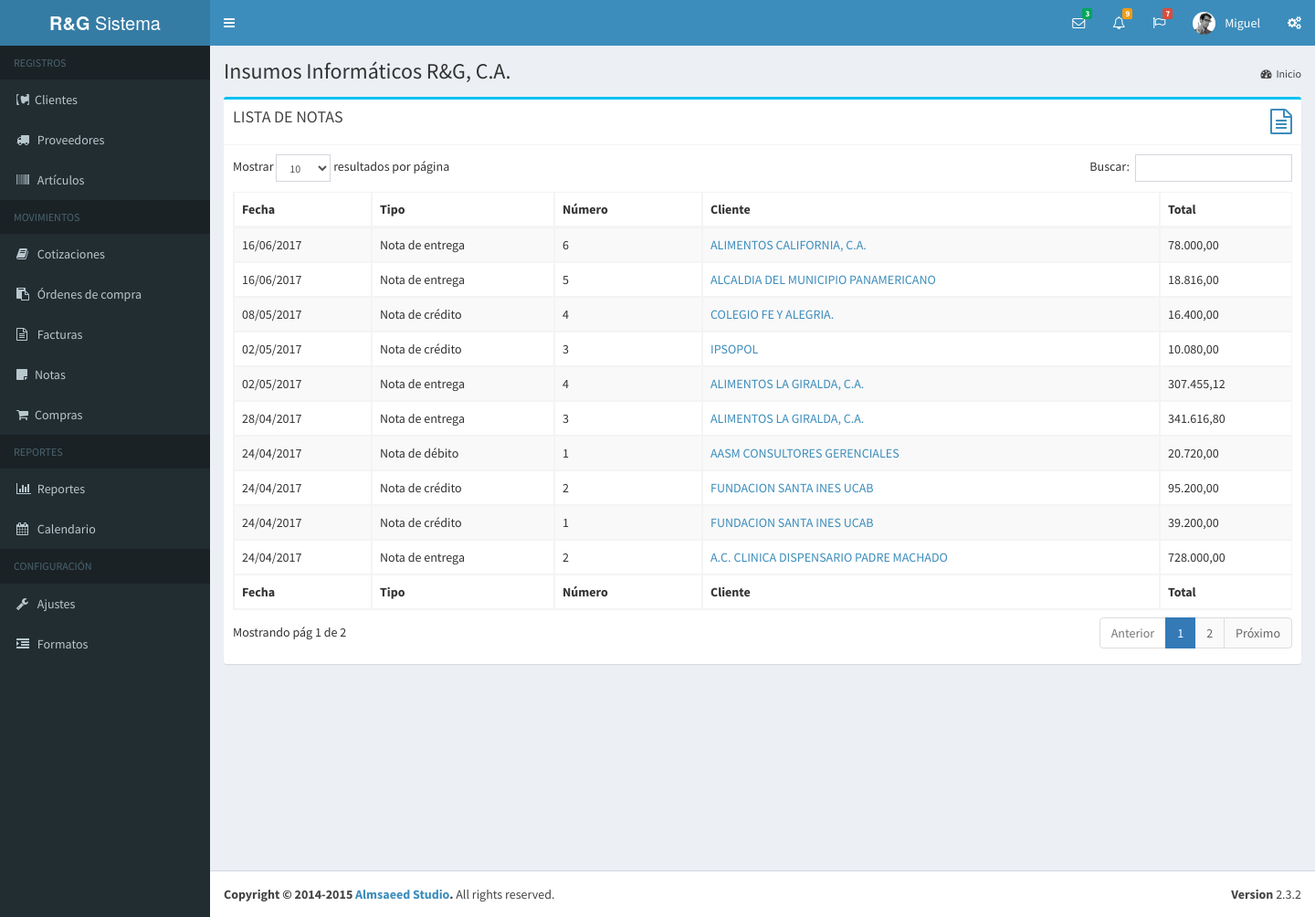
The app's page /notas.php (signed in), older data.
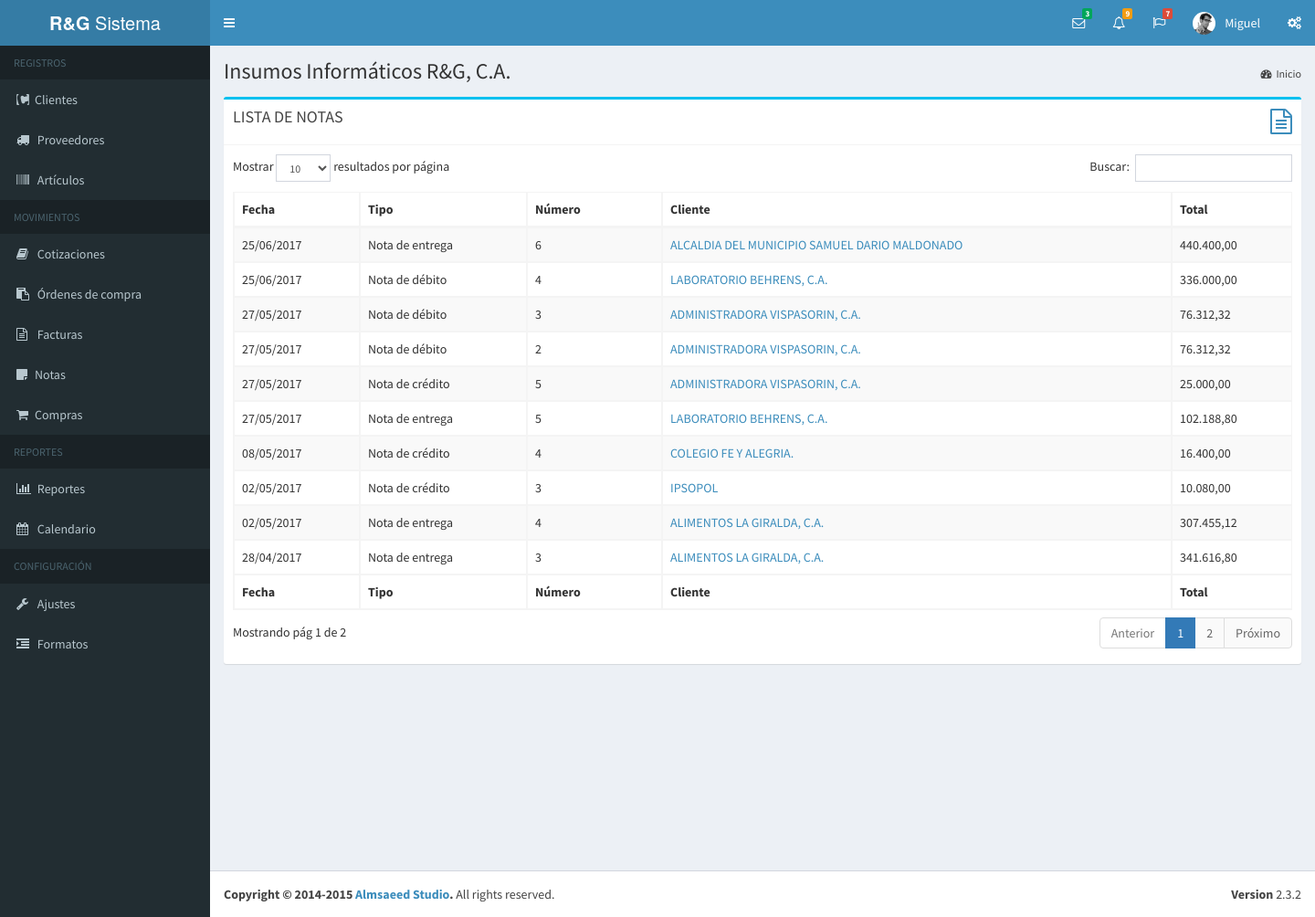
The same page, newer data.
### tables this page shows
CREATE TABLE IF NOT EXISTS `nota` (
  `idNota` int(5) NOT NULL AUTO_INCREMENT,
  `numero` int(5) DEFAULT NULL,
  `idCliente` int(7) DEFAULT NULL,
  `fecha_emision` datetime DEFAULT NULL,
  `fecha_registro` datetime DEFAULT NULL,
  `fecha_modificacion` datetime DEFAULT NULL,
  `fecha_vencimiento` datetime DEFAULT NULL,
  `fecha_anulacion` datetime DEFAULT NULL,
  `tipo` varchar(15) DEFAULT NULL,
  `idFactura` int(2) DEFAULT NULL,
  `estado` varchar(20) DEFAULT NULL,
  `idVendedor` int(1) DEFAULT NULL,
  `iva` decimal(10,2) DEFAULT NULL,
  `SubTotal` varchar(9) DEFAULT NULL,
  `ISV` varchar(9) DEFAULT NULL,
  `Total` varchar(10) DEFAULT NULL,
  `idPedido` int(7) DEFAULT NULL,
  `concepto` varchar(120) DEFAULT NULL,
  `tipo_concepto` varchar(20) DEFAULT NULL,
  `introduccion` varchar(150) DEFAULT NULL,
  `Observaciones` varchar(50) DEFAULT NULL,
  `Observaciones1` varchar(50) DEFAULT NULL,
  `Observaciones2` varchar(50) DEFAULT NULL,
  `Observaciones3` varchar(50) DEFAULT NULL,
  `idUsuario` int(11) DEFAULT NULL,
  PRIMARY KEY (`idNota`),
  KEY `idUsuario` (`idUsuario`)
);

CREATE TABLE IF NOT EXISTS `cliente` (
  `idCliente` int(5) NOT NULL AUTO_INCREMENT,
  `nombre` varchar(51) NOT NULL,
  `rif` varchar(13) NOT NULL,
  `pcontacto` varchar(50) DEFAULT NULL,
  `nit` int(11) DEFAULT NULL,
  `direccion1` varchar(100) DEFAULT NULL,
  `direccion2` varchar(100) DEFAULT NULL,
  `ciudad` varchar(30) DEFAULT NULL,
  `telefono1` varchar(20) DEFAULT NULL,
  `telefono2` varchar(20) DEFAULT NULL,
  `excento` varchar(20) DEFAULT NULL,
  `pagweb` varchar(30) DEFAULT NULL,
  `email` varchar(30) DEFAULT NULL,
  PRIMARY KEY (`idCliente`)
);

### bd/data-usuario.php (called while the page is built, shortened)
<?php
	function obtenerUsuarioPorId( $idu, $dbh ){
		$sql = "select * from usuario where idUsuario = $idu";
		$data_user = mysql_fetch_array( mysql_query ( $sql, $dbh ) );
		return $data_user;
	}
?>

### bd/data-nota.php (called while the page is built, shortened)
<?php
	function obtenerListaNotas( $link, $idu ){
		$lista_c = array();
		$q = "Select N.IdNota as id, N.tipo as tipo, N.numero as numero, C.Nombre as cliente,
		date_format(N.fecha_emision,'%d/%m/%Y') as Fecha, N.total as Total from nota N, cliente C
		where N.IdCliente = C.idCliente and idUsuario = $idu order by N.fecha_emision desc";
		$data = mysql_query( $q, $link );
		while( $c = mysql_fetch_array( $data ) ){
			$lista_c[] = $c;
		}
		return $lista_c;
	}

### sub-scripts/tablas/tabla_notas.php (the view, shortened to what this page needs)
<?php
	$notas = obtenerListaNotas( $dbh, $usuario["idUsuario"] );
  function ttNota($tipo){
    $t = array("nota_entrega" => "Nota de entrega",
              "nota_credito" => "Nota de crédito",
              "nota_debito" => "Nota de débito"
    );
    return $t[$tipo];
  }
?>
<table id="lnotas" class="table table-bordered table-striped">
    <thead>
      <tr>
        <th>Fecha</th><th>Tipo</th><th>Número</th><th>Cliente</th><th>Total</th>
      </tr>
    </thead>
    <tbody>
        <?php foreach( $notas as $n ){?>
        <tr>
            <td> <?php echo $n["Fecha"];?> </td>
            <td> <?php echo ttNota( $n["tipo"] ) ;?> </td>
            <td><?php echo $n["numero"];?> </td>
            <td> <a href="documento.php?tipo_documento=nota&tn=<?php echo $n["tipo"]; ?>&id=<?php echo $n["id"]; ?>">
                  <?php echo $n["cliente"]; ?>
                 </a> </td>
            <td> <?php echo number_format( $n["Total"], 2, ",", "." ); ?> </td>
        </tr>
        <?php } ?>
    </tbody>
    <tfoot>
        <tr>
            <th>Fecha</th><th>Tipo</th><th>Número</th><th>Cliente</th><th>Total</th>
        </tr>
    </tfoot>
</table>

Row changes from the older to the newer data that the page shows:
no longer on this page (row unchanged): nota: Fecha "24/04/2017", tipo "Nota de débito", numero "1", idCliente.nombre "AASM CONSULTORES GERENCIALES", Total "20.720,00"
no longer on this page (row unchanged): nota: Fecha "24/04/2017", tipo "Nota de crédito", numero "2", idCliente.nombre "FUNDACION SANTA INES UCAB", Total "95.200,00"
no longer on this page (row unchanged): nota: Fecha "24/04/2017", tipo "Nota de crédito", numero "1", idCliente.nombre "FUNDACION SANTA INES UCAB", Total "39.200,00"
no longer on this page (row unchanged): nota: Fecha "24/04/2017", tipo "Nota de entrega", numero "2", idCliente.nombre "A.C. CLINICA DISPENSARIO PADRE MACHADO", Total "728.000,00"
added nota: Fecha "25/06/2017", tipo "Nota de entrega", numero "6", idCliente.nombre "ALCALDIA DEL MUNICIPIO SAMUEL DARIO MALDONADO", Total "440.400,00"
added nota: Fecha "25/06/2017", tipo "Nota de débito", numero "4", idCliente.nombre "LABORATORIO BEHRENS, C.A.", Total "336.000,00"
added nota: Fecha "27/05/2017", tipo "Nota de débito", numero "3", idCliente.nombre "ADMINISTRADORA VISPASORIN, C.A.", Total "76.312,32"
added nota: Fecha "27/05/2017", tipo "Nota de débito", numero "2", idCliente.nombre "ADMINISTRADORA VISPASORIN, C.A.", Total "76.312,32"
changed nota (number 5 of 10 on the later page): Fecha "16/06/2017" → "27/05/2017"; tipo "Nota de entrega" → "Nota de crédito"; numero "6" → "5"; idCliente.nombre "ALIMENTOS CALIFORNIA, C.A." → "ADMINISTRADORA VISPASORIN, C.A."; Total "78.000,00" → "25.000,00"
changed nota (number 6 of 10 on the later page): Fecha "16/06/2017" → "27/05/2017"; idCliente.nombre "ALCALDIA DEL MUNICIPIO PANAMERICANO" → "LABORATORIO BEHRENS, C.A."; Total "18.816,00" → "102.188,80"
